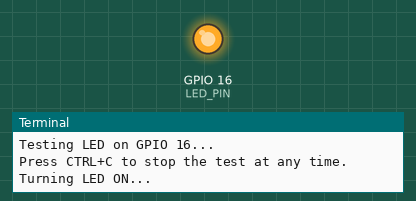
Bench run of a program on a simulated Raspberry Pi (BCM pin numbers). On the bench: output pins drawn as LEDs (lit = HIGH), the last lines printed to the terminal. At 3.0 s the program stops and its outputs stay as they are.

Above: at 0.1 s.
At 3.1 s:
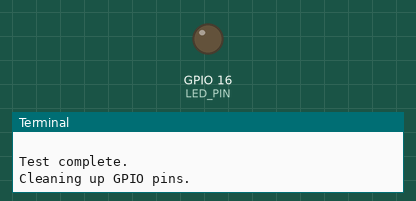
Timing chart, 0 to 4.5 s (numbered marks = the images above):
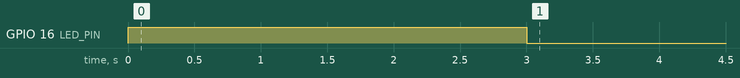

The program:

LED_test.py
```python
import RPi.GPIO as GPIO
import time

# --- Configuration ---
LED_PIN = 16  # This is GPIO16 (BCM numbering)

# --- Setup GPIO ---
GPIO.setmode(GPIO.BCM)              # Use BCM pin numbering
GPIO.setup(LED_PIN, GPIO.OUT)       # Set the pin as an output
GPIO.output(LED_PIN, GPIO.LOW)      # Ensure LED is off to start

print(f"Testing LED on GPIO {LED_PIN}...")
print("Press CTRL+C to stop the test at any time.")

try:
    # Turn LED ON
    print("Turning LED ON...")
    GPIO.output(LED_PIN, GPIO.HIGH)

    # Wait for 3 seconds
    time.sleep(3)

    # Turn LED OFF
    print("Turning LED OFF...")
    GPIO.output(LED_PIN, GPIO.LOW)

    print("\nTest complete.")

except KeyboardInterrupt:
    print("Test stopped by user.")

finally:
    # This part always runs, even if you interrupt the script
    print("Cleaning up GPIO pins.")
    GPIO.cleanup()
```

Measured:
- by itself, GPIO 16 (LED_PIN): LOW → HIGH at 0.00 s, → LOW 3.0 s later
